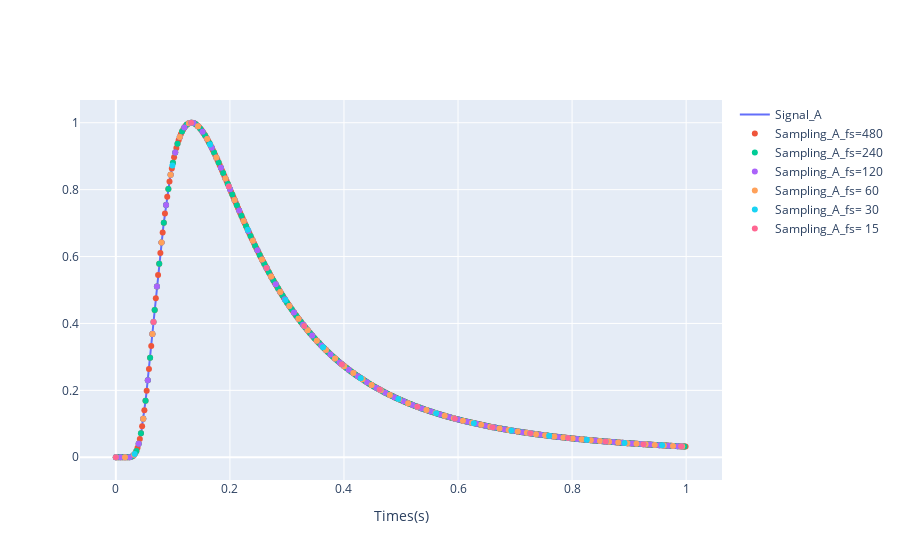

Notebook cell for this chart:
### Markdown cell above
### A

### Code cell
fig = go.Figure()
N = 1000
x_axis = np.linspace(0 , 1, N)
sampling_rate_480_A = sampling(signal_A, 480)['num']
sampling_rate_240_A = sampling(signal_A, 240)['num']
sampling_rate_120_A = sampling(signal_A, 120)['num']
sampling_rate_60_A = sampling(signal_A, 60)['num']
sampling_rate_30_A = sampling(signal_A, 30)['num']
sampling_rate_15_A = sampling(signal_A, 15)['num']
fig.add_traces(go.Scatter( 
                        x = x_axis, y = signal_A, mode='lines', name= 'Signal_A'))
fig.add_traces(go.Scatter( 
                        x = x_axis, y = sampling_rate_480_A, mode='markers', name= 'Sampling_A_fs=480'))
fig.add_traces(go.Scatter( 
                        x = x_axis, y = sampling_rate_240_A, mode='markers', name= 'Sampling_A_fs=240'))
fig.add_traces(go.Scatter( 
                        x = x_axis, y = sampling_rate_120_A, mode='markers', name= 'Sampling_A_fs=120'))
fig.add_traces(go.Scatter( 
                        x = x_axis, y = sampling_rate_60_A, mode='markers', name= 'Sampling_A_fs= 60'))
fig.add_traces(go.Scatter( 
                        x = x_axis, y = sampling_rate_30_A, mode='markers', name= 'Sampling_A_fs= 30'))
fig.add_traces(go.Scatter( 
                        x = x_axis, y = sampling_rate_15_A, mode='markers', name= 'Sampling_A_fs= 15'))
fig.update_layout(
        xaxis=go.layout.XAxis(
        title=go.layout.xaxis.Title(
            text="Times(s)<br><sup>"
            )
        )
    )

### Figure 1 — Plotly figure (JSON) as saved in the notebook; plotly's stock layout.template omitted (floating-point values rounded to 4 significant figures; data arrays with more than 128 entries replaced by an {"elided": "..."} marker saying what was removed)
{"data": [{"mode": "lines", "name": "Signal_A", "type": "scatter", "x": {"elided": "1000 float values"}, "y": {"elided": "1000 float values"}}, {"mode": "markers", "name": "Sampling_A_fs=480", "type": "scatter", "x": {"elided": "1000 float values"}, "y": {"elided": "1000 float values"}}, {"mode": "markers", "name": "Sampling_A_fs=240", "type": "scatter", "x": {"elided": "1000 float values"}, "y": {"elided": "1000 float values"}}, {"mode": "markers", "name": "Sampling_A_fs=120", "type": "scatter", "x": {"elided": "1000 float values"}, "y": {"elided": "1000 float values"}}, {"mode": "markers", "name": "Sampling_A_fs= 60", "type": "scatter", "x": {"elided": "1000 float values"}, "y": {"elided": "1000 float values"}}, {"mode": "markers", "name": "Sampling_A_fs= 30", "type": "scatter", "x": {"elided": "1000 float values"}, "y": {"elided": "1000 float values"}}, {"mode": "markers", "name": "Sampling_A_fs= 15", "type": "scatter", "x": {"elided": "1000 float values"}, "y": {"elided": "1000 float values"}}], "layout": {"xaxis": {"title": {"text": "Times(s)<br><sup>"}}}}
